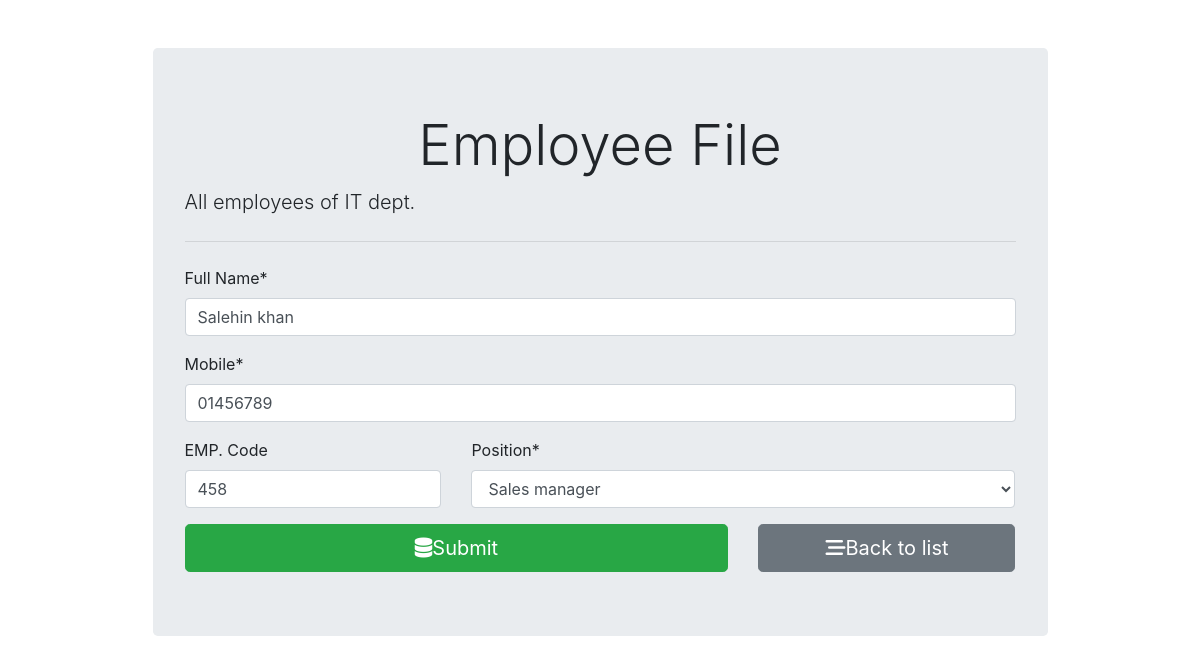
Page /employee/16/ on the committed database.
### employee_register/models.py (models this page shows, shortened)
class Employee(models.Model):
    fullname = models.CharField(max_length=100)
    emp_code = models.CharField(max_length=3)
    mobile = models.CharField(max_length=15)
    position = models.ForeignKey(Position, on_delete=models.CASCADE)

### employee_register/views.py (the view, shortened to what this page needs)
# urls.py: path('', views.employee_form, name='employee_insert'),
def employee_form(request, id=0):
    if request.method == 'GET':
        if id == 0:
            form = EmployeeForm()
        else:
            employee = Employee.objects.get(pk=id)
            form = EmployeeForm(instance=employee)
        return render(request, 'employee_register/employee_form.html', {'form': form})

### employee_register/forms.py
class EmployeeForm(forms.ModelForm):
    class Meta:
        model = Employee
        fields = ('fullname', 'mobile', 'emp_code', 'position')
        labels = {
            'fullname': 'Full Name',
            'emp_code': 'EMP. Code'
        }
    def __init__(self, *args, **kwargs):
        super(EmployeeForm, self).__init__(*args, **kwargs)
        self.fields['position'].empty_label = 'Select'
        self.fields['emp_code'].required = False

### employee_register/models.py (called while the page is built)
    def __str__(self):
        return self.title

### employee_register/templates/employee_register/employee_form.html (shortened to what this page needs)
{% extends "employee_register/base.html" %}
{% load crispy_forms_tags %}
{% block content %}
<form action="" method="post" autocomplete="off">
    {{ form.fullname | as_crispy_field}}
    {{ form.mobile | as_crispy_field}}
    <div class="row">
        <div class="col-md-4">
            {{ form.emp_code | as_crispy_field}}
        </div>
        <div class="col-md-8">
            {{ form.position | as_crispy_field}}
        </div>
    </div>
    <div class="row">
        <div class="col-md-8">
            <button type="submit" class="btn btn-success btn-block btn-lg">
                <i class="fas fa-database"></i>Submit
            </button>
        </div>
        <div class="col-md-4">
            <a href="{% url 'employee_list'%}" class="btn btn-secondary btn-block btn-lg">
                <i class="fas fa-stream"></i>Back to list
            </a>
        </div>
    </div>
</form>
{% endblock content %}

### rows in the picture
Employee: fullname "Salehin khan", mobile "01456789", emp_code "458", position "Sales manager"
